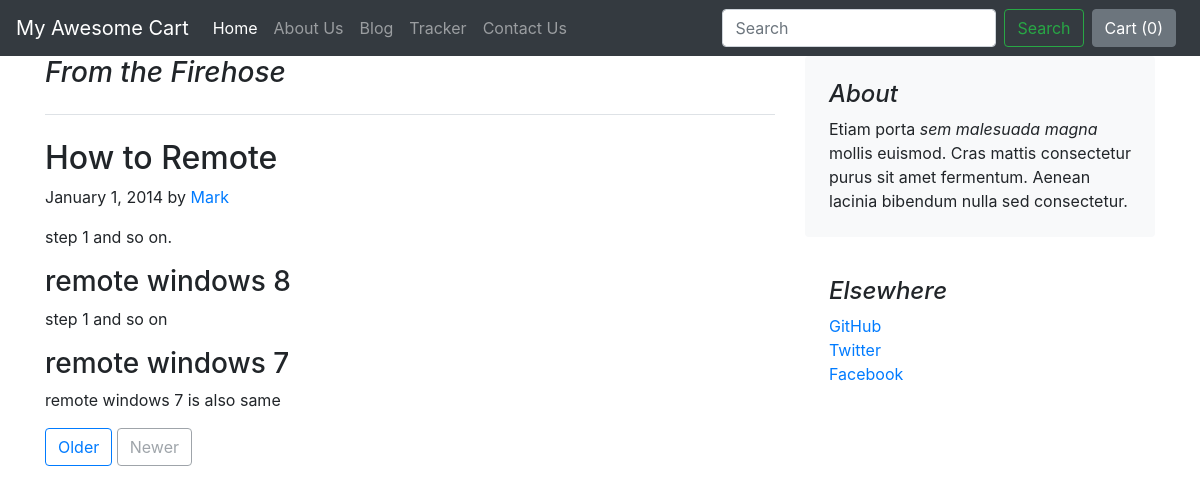
The page /blog/blogpost/1 on the database its author committed.
### blog/models.py (models this page shows)
class Blogpost(models.Model):
    post_id = models.AutoField(primary_key=True)
    title = models.CharField(max_length=50)
    head0 = models.CharField(max_length=500,default="")
    chead0 = models.CharField(max_length=5000,default="")
    head1 = models.CharField(max_length=500,default="")
    chead1 = models.CharField(max_length=5000,default="")
    head2 = models.CharField(max_length=500,default="")
    chead2 = models.CharField(max_length=5000,default="")
    pub_date = models.DateField()
    thumbnail = models.ImageField(upload_to="blog/images",default="")
    def __str__(self):
        return self.title

### blog/views.py (the view)
# urls.py: path('blogpost/<int:id>', views.blogpost, name="blogPost"),
def blogpost(request, id):
    post = Blogpost.objects.filter(post_id = id)[0]
    print(post)
    params={'post':post}
    return render(request ,'blog/blogpost.html',params)

### blog/templates/blog/blogpost.html
{% extends 'shop/basic.html'%}
{% block body %}
<main role="main" class="container">
    <div class="row">
        <div class="col-md-8 blog-main">
            <h3 class="pb-4 mb-4 font-italic border-bottom">
                From the Firehose
            </h3>
            <div class="blog-post">
                <h2 class="blog-post-title">{{post.title}}</h2>
                <p class="blog-post-meta">January 1, 2014 by <a href="#">Mark</a></p>
                <p>{{post.chead0}}.</p>
                <h3>{{post.head1}}</h3>
                <p>{{post.chead1}}</p>
                <h3>{{post.head2}}</h3>
                <p>{{post.chead2}}</p>
            </div>
            <nav class="blog-pagination">
                <a class="btn btn-outline-primary" href="#">Older</a>
                <a class="btn btn-outline-secondary disabled" href="#" tabindex="-1" aria-disabled="true">Newer</a>
            </nav>
        </div>
        <aside class="col-md-4 blog-sidebar">
            <div class="p-4 mb-3 bg-light rounded">
                <h4 class="font-italic">About</h4>
                <p class="mb-0">Etiam porta <em>sem malesuada magna</em> mollis euismod. Cras mattis consectetur purus sit amet fermentum. Aenean lacinia bibendum nulla sed consectetur.</p>
            </div>
            <div class="p-4">
                <h4 class="font-italic">Elsewhere</h4>
                <ol class="list-unstyled">
                    <li><a href="#">GitHub</a></li>
                    <li><a href="#">Twitter</a></li>
                    <li><a href="#">Facebook</a></li>
                </ol>
            </div>
        </aside>
    </div>
</main>
{% endblock %}

### rows shown on the page
Blogpost: title "How to Remote", chead0 "step 1 and so on", head1 "remote windows 8", chead1 "step 1 and so on", head2 "remote windows 7", chead2 "remote windows 7 is also same"
